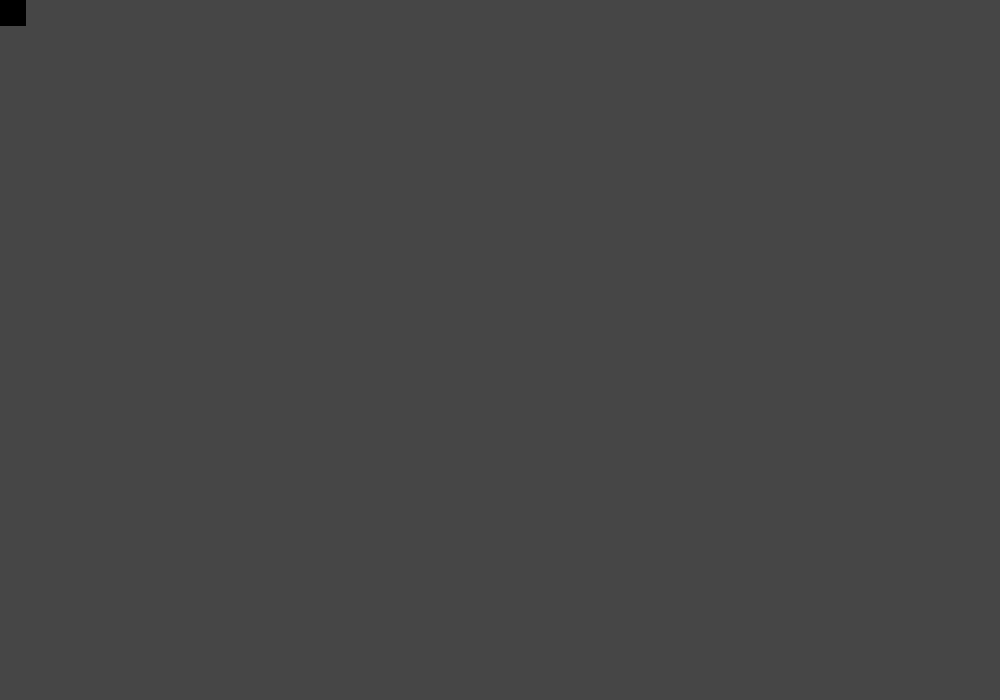
Frame 1 (no input)
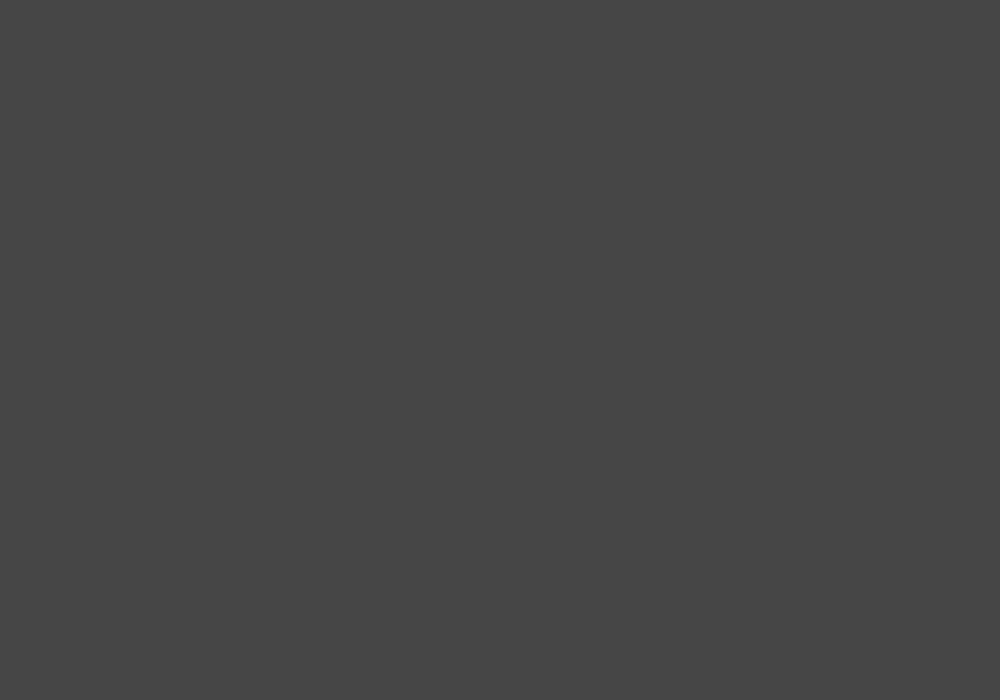
Frame 60 (the mouse pressed at the canvas centre just before this capture)
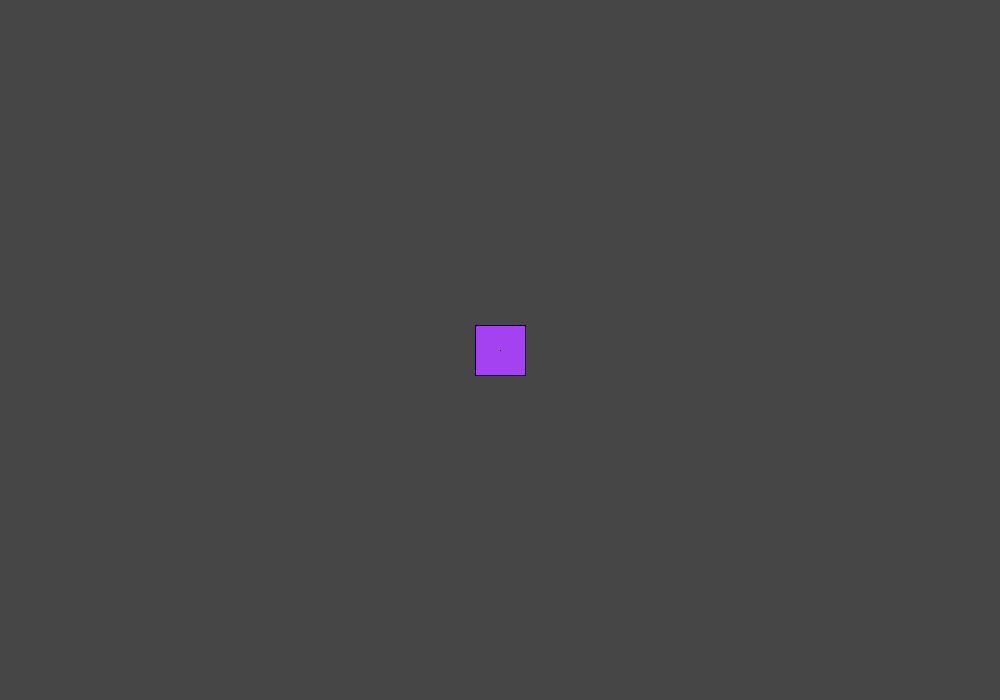
Frame 120 (the mouse held since frame 60 and released just before this capture)

The Processing sketch that drew these frames (run headless with seeded random() and noise(); from frame 60 on, the mouse is pressed at the canvas centre):

// Processing sketch: processing_52937
// ── processing_52937.pde

int dis = 0;
int mv = 0;
int f = 30;
int mx = 0;
int my = 0;
int disx = 0;
int mxc = 0;
int myc = 0;
float r, g, b;
void setup() {
  size(1000, 700);
  frameRate(30);
}
void draw() {
  background(70);
  fill(r, g, b);
  rect(disx + mx - 25, dis + my - 25, 50, 50);
  if (mousePressed){
    dis = 0;
    disx = 0;
    mv = 0;
    mxc = mouseX - mx;
    myc = mouseY - my;
    f = myc / 5;
    line(mx, my, mouseX, mouseY);
  }
  else{
    disx = disx - (mxc / 5);
  mv = mv + 2;
  dis = dis + mv - f;
}
}
void mousePressed(){
  dis = 0;
  mv = 0;
  mx = mouseX;
  my = mouseY; 
  r = random(0, 255);
  g = random(0, 255);
  b = random(0, 255); 
 }
